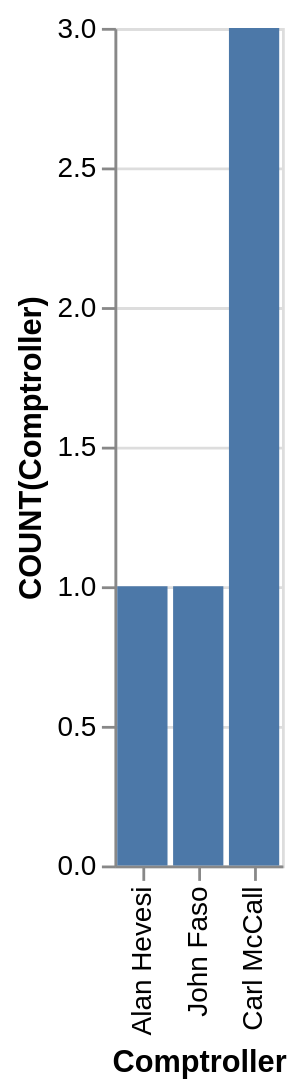

Vega-Lite specification stored for this chart:
### Vega-Lite specification from a JSON file in a GitHub repository (floating-point values rounded to 4 significant figures)
{"data": {"values": [{"x_data": "Alan Hevesi", "y_data": 1}, {"x_data": "John Faso", "y_data": 1}, {"x_data": "Carl McCall", "y_data": 3}]}, "mark": "bar", "encoding": {"x": {"field": "x_data", "type": "nominal", "title": "Comptroller", "sort": {"op": "sum", "field": "y_data", "order": "ascending"}}, "y": {"field": "y_data", "type": "quantitative", "title": "COUNT(Comptroller)"}}}
